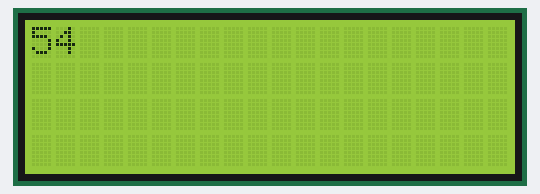
Recording of a sketch running on a simulated Arduino Uno, built with avr-gcc and run on an emulated ATmega328P. On the bench: 20×4 character LCD.

Above: at 0.52 s.
At 5.39 s:
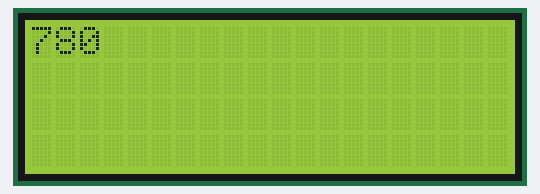
At 10.22 s:
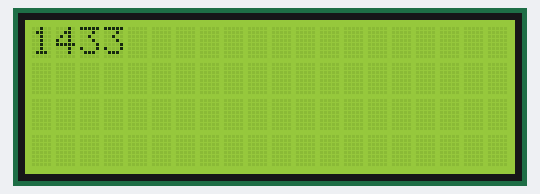
At 20.15 s:
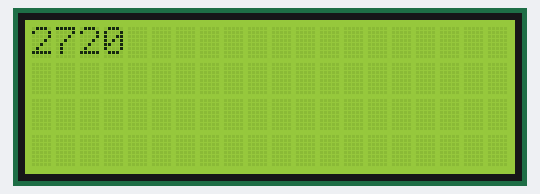
At 29.78 s:
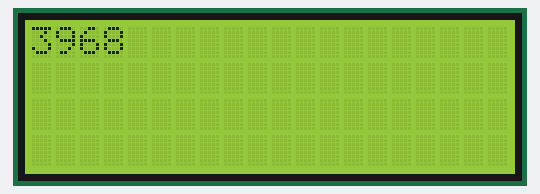
At 39.72 s:
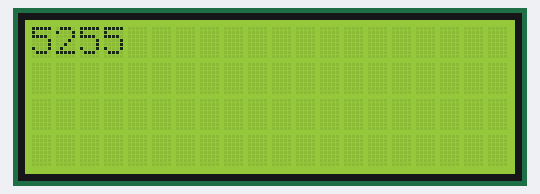

The sketch:

sdcard.ino
```cpp
#include <LiquidCrystal_I2C.h>
//#include <SD.h>
//#include <SPI.h>

//File pm_stats;

LiquidCrystal_I2C lcd(0x27, 20, 4);

int cislo;

void setup()
{
    Serial.begin(9600);

        lcd.init();
    lcd.backlight();
//    SD.begin(10);
/*    if (!SD.exists("STATS.CSV"))
    {
        pm_stats = SD.open("STATS.CSV", FILE_WRITE);
        if (pm_stats)
        {
            pm_stats.println("Pomodoro,Hours,Minutes,Seconds,Repeats,Success");
            pm_stats.close();
        }
    }*/

}

/*void writeData(int f_pomodoro, int f_hours, int f_minutes, int f_seconds, int f_numPomodoro, int success)
{
    Serial.println("writeData");
    if (SD.exists("STATS.CSV"))
    {
        Serial.println("if sd exists");
        pm_stats = SD.open("STATS.CSV", FILE_WRITE);
        if (pm_stats)
        {
            Serial.println("if pm_stats");
            pm_stats.print(f_pomodoro);
            pm_stats.print(",");
            pm_stats.print(f_hours);
            pm_stats.print(",");
            pm_stats.print(f_minutes);
            pm_stats.print(",");
            pm_stats.print(f_seconds);
            pm_stats.print(",");
            pm_stats.print(f_numPomodoro);
            pm_stats.print(",");
            pm_stats.println(success);
            pm_stats.close();
        }
    }
    Serial.println("Konec");
}*/

void loop()
{
cislo++;
lcd.clear();
lcd.setCursor(0,0);
lcd.print(cislo);
//writeData(cislo,0,35,0,5,1);
}
```
